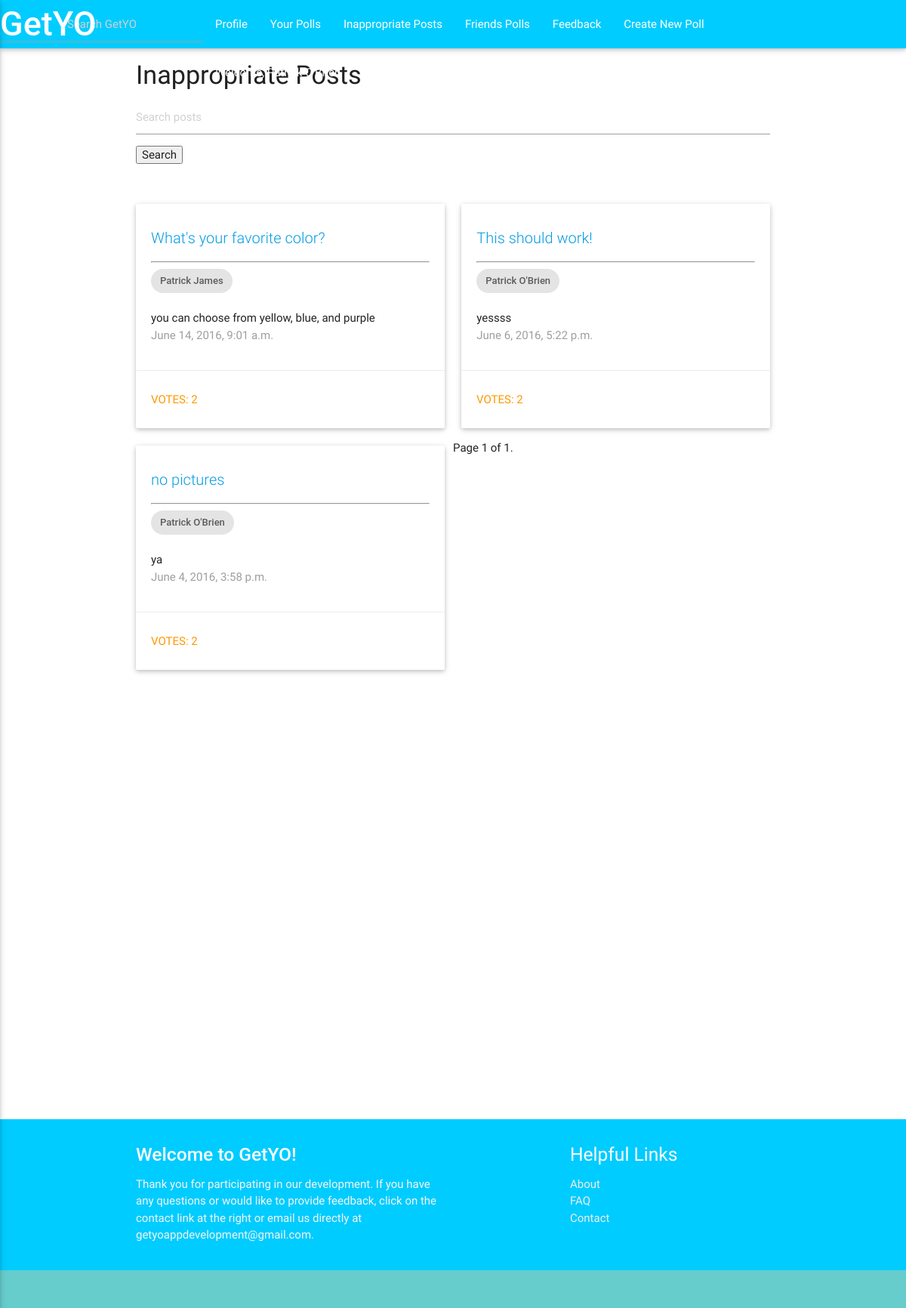
Screenshot of /app/inappropriate/ (signed in) with the database file from the repository.
### imo_app/models.py (models this page shows, shortened)
class Question(models.Model):
    author = models.ForeignKey(UserProfile, on_delete=models.CASCADE)
    author_name = models.CharField(max_length=200, default='')
    question_text = models.CharField(max_length=200)
    description = models.TextField(default = '')
    category = models.CharField(max_length=50, default='')
    pub_date = models.DateTimeField('date published')
    choice1 = models.CharField(null=True, blank=True, default = '', max_length = 200)
    image1 = models.ImageField(null=True, blank=True)
    choice2 = models.CharField(null=True, blank=True, default = '', max_length = 200)
    image2 = models.ImageField(null=True, blank=True)
    choice3 = models.CharField(null=True, blank=True, default = '', max_length = 200)
    image3 = models.ImageField(null=True, blank=True)
    total_votes = models.IntegerField(default = 0)
    inappropriate = models.IntegerField(default=0)
    class Meta:
        ordering = ['-pub_date']

class UserProfile(models.Model):
    user = models.OneToOneField(User)
    name = models.CharField(max_length=200, default='')
    gender = models.CharField(default='', blank=True, max_length=15)
    picture = models.ImageField(blank=True, null=True, default='')
    birthday = models.DateField(blank=True, null=True)
    about = models.TextField(null = True, blank = True, default='')
    motto = models.CharField(max_length=200, null = True, blank=True, default='')
    total_friends = models.IntegerField(default=0)
    inappropriate = models.IntegerField(default=0)
    join_date = models.DateField(blank=True, null=True)
    sponsor = models.BooleanField(default=False)
    verification = models.BooleanField(default=False)
    activation_key = models.CharField(max_length=100, default='')
    terms_of_service = models.BooleanField(default=False)

### imo_app/views.py (the view)
@login_required
def inappropriate(request):
    current_user=request.user
    if current_user.is_superuser:
        q_list = Question.objects.filter(inappropriate__gte=1)
        if request.GET.get("q"):
            query = request.GET.get("q")
            q_list = search_bars(q_list, query)
        paginator = Paginator(q_list, 10) # Show 25 contacts per page
        page = request.GET.get('page')
        try:
            q = paginator.page(page)
        except PageNotAnInteger:
            q = paginator.page(1)
        except EmptyPage:
            q = paginator.page(paginator.num_pages)
        context = {
            'current_user': current_user,
            'q_all': q
        }
        return render(request, 'imo_app/inappropriate.html', context)
    else:
        raise Http404

### imo_app/templates/imo_app/inappropriate.html (shortened to what this page needs)
{% extends "imo_app/base.html" %}
{% block content %}
    {% if current_user.is_superuser %}
      <h4>Inappropriate Posts</h4>
      <div class="row">
        <div class="col m12">
        <form method='GET' action=''>
        <input type='text' name='q' placeholder='Search posts' value='{{ request.GET.q }}' />
        <input type='submit' value='Search' />
        </form>
        <br></br>
      </div>
        {% for i in q_all %}
          <div class="col m6">
            <div class="card" >
              <div class="card-content">
                <span class="card-title truncate"><a href="{% url 'imo_app:detail' i.id %}" style = "font-size: 20px">{{ i.question_text }}</a></span>
                <hr></hr>
                <div class="chip">
                  {{ i.author.user.first_name}} {{ i.author.user.last_name}}
                </div>
                <br></br>
                <p class="truncate">{{ i.description }}</p>
                <p class="grey-text">{{ i.pub_date }}</p>
              </div>
              <a href="{% url 'imo_app:detail' i.id %}"><div class="orange-text waves-effect waves-teal card-action btn-flat" style="width:100%; height: 100%">
              Votes: {{ i.total_votes }}
              </div></a>
            </div>
          </div>
        {% endfor %}
        <div class="pagination">
            <span class="step-links">
                <span class="current">
                    Page {{ q_all.number }} of {{ q_all.paginator.num_pages }}.
                </span>
            </span>
        </div>
      </div>
    <br></br>
    <br></br>
    <br></br>
    <br></br>
    <br></br>
    <br></br>
    <br></br>
    <br></br>
    <br></br>
    {% endif %}
{% endblock content %}

### imo_app/templates/imo_app/base.html (shortened to what this page needs)
<!DOCTYPE html>
{% load staticfiles %}
<html>
  <head>
    <link rel="stylesheet" type="text/css" href="{% static 'imo_app/css/imo.css' %}" />
    <link rel="stylesheet" type="text/css" href="{% static 'materialize/css/materialize.min.css' %}" />
  </head>
  <body>
    <div class = "navbar-fixed">
      <div class="col s12">
        <nav>
          <div class="nav-wrapper" style="background-color: #00CCFF">
            {% if user.is_authenticated %}
              <a href = "{% url 'imo_app:index' %}" class="brand-logo" style="font-size: 45px"><strong>GetYO</strong></a>
              <ul class="right hide-on-med-and-down">
                <li>
                  <form action="{% url 'imo_app:search' %}" method="GET">
                    <input type='text' style="width: 270px" class = "center-align" name='a' placeholder='Search GetYO' value='{{ request.GET.a }}'/>
                  </form>
                </li>
                <li><a href="{% url 'imo_app:profile' %}">Profile</a></li>
                <li><a href="{% url 'imo_app:your_posts' %}">Your Polls</a></li>
                {% if user.is_superuser %}
                  <li><a href="{% url 'imo_app:inappropriate' %}">Inappropriate Posts</a></li>
                {% endif %}
                <li><a href="{% url 'imo_app:friends_polls' %}">Friends Polls</a></li>
                <li><a href="{% url 'imo_app:feedback_index' %}">Feedback</a></li>
                <li><a href="{% url 'imo_app:view_newentry' %}">Create New Poll</a></li>
                <li style="font-size: 16px"><a>Welcome, {{ user.first_name }} {{user.last_name}}</a><a href = "{% url 'imo_app:user_logout' %}"> Log Out</a></li>
              </ul>
            {% endif %}
          </div>
        </nav>
      </div>
    </div>
    <div class="container">
      {% block content %}
      {% endblock %}
      <br></br>
      <br></br>
      <br></br>
    </div>
    <footer class="page-footer" style="background-color: #00CCFF">
      <div class="container" >
        <div class="row">
          <div class="col l6 s12">
            <h5 class="white-text"><strong>Welcome to GetYO!</strong></h5>
            <p class="grey-text text-lighten-4">Thank you for participating in our development.
            If you have any questions or would like to provide feedback,
            click on the contact link at the right or email us directly at getyoappdevelopment@gmail.com.</p>
          </div>
          <div class="col l4 offset-l2 s12">
            <h5 class="white-text">Helpful Links</h5>
            <ul>
              <li><a class="grey-text text-lighten-3" href="{% url 'imo_app:about' %}">About</a></li>
              <li><a class="grey-text text-lighten-3" href="{% url 'imo_app:faq' %}">FAQ</a></li>
              <li><a class="grey-text text-lighten-3" href="mailto:getyoappdevelopment@gmail.com">Contact</a></li>
            </ul>
          </div>
        </div>
      </div>
      <div class="footer-copyright" style="background-color: #66CCCC">
      </div>
    </footer>
  </body>
</html>

### rows the page displays
Question: question_text "What's your favorite color?", author.user.first_name "Patrick", author.user.last_name "James", description "you can choose from yellow, blue, and purple", pub_date "June 14, 2016, 9:01 a.m.", total_votes "2"
Question: question_text "This should work!", author.user.first_name "Patrick", author.user.last_name "O'Brien", description "yessss", pub_date "June 6, 2016, 5:22 p.m.", total_votes "2"
Question: question_text "no pictures", author.user.first_name "Patrick", author.user.last_name "O'Brien", description "ya", pub_date "June 4, 2016, 3:58 p.m.", total_votes "2"

### other values shown
{{ user.first_name }} "Patrick"
{{ user.last_name }} "O'Brien"
{{ q_all.number }} "1"
{{ q_all.paginator.num_pages }} "1"
